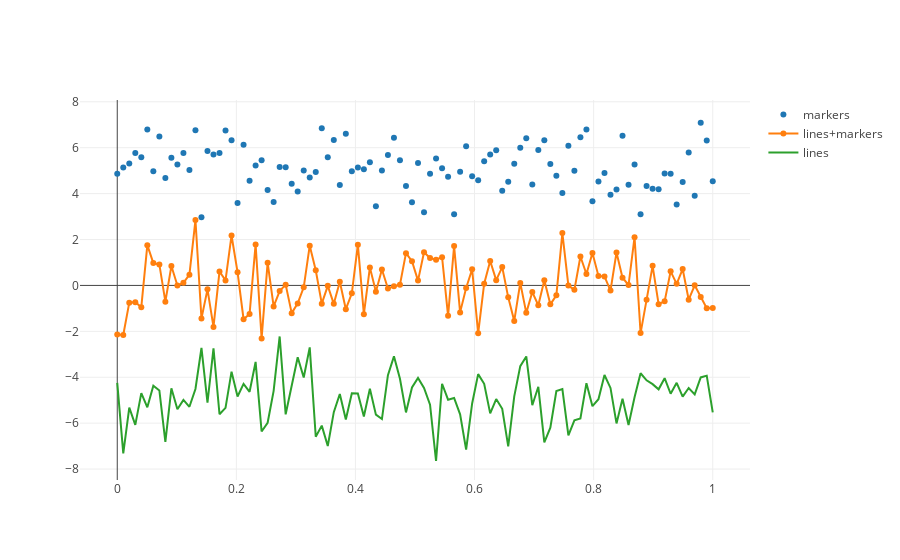

Write notebook code for a chart like this one.
### Markdown cell above
# Line and Scatter Plots

### Code cell
# Calling plotly and graph objects to wor offline
import plotly.plotly as py
import plotly.graph_objs as go

# Create random data with numpy
import numpy as np

N = 100
random_x = np.linspace(0, 1, N)
random_y0 = np.random.randn(N)+5
random_y1 = np.random.randn(N)
random_y2 = np.random.randn(N)-5

# Creating traces
# only markers
trace0 = go.Scatter(
    x = random_x,
    y = random_y0,
    mode = 'markers',
    name = 'markers'
)
# Markers + Lines
trace1 = go.Scatter(
    x = random_x,
    y = random_y1,
    mode = 'lines+markers',
    name = 'lines+markers'
)
# Only Lines
trace2 = go.Scatter(
    x = random_x,
    y = random_y2,
    mode = 'lines',
    name = 'lines'
)
# creating data on traces
data = [trace0, trace1, trace2]
# plotly plot
iplot(data)
